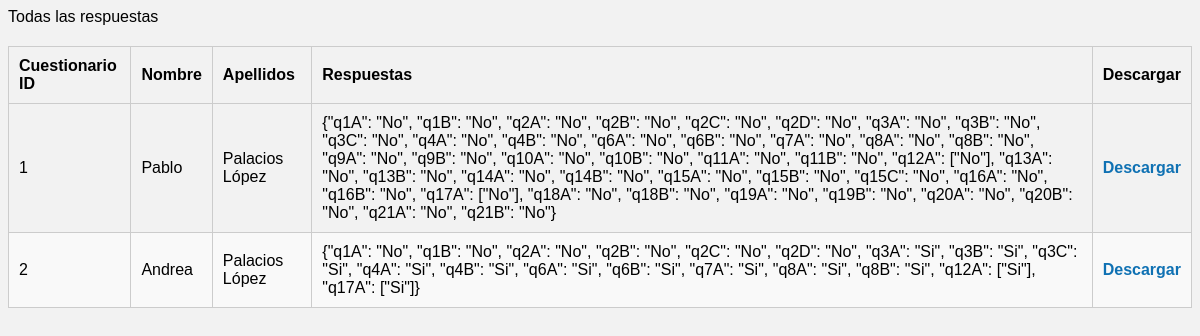
/list, run on an earlier commit of the app's database.
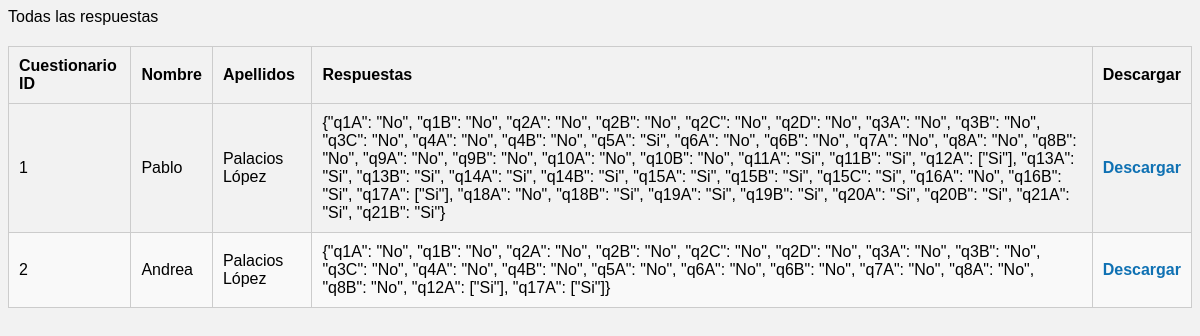
And on a later commit of the database.
### tables this page shows
CREATE TABLE Cuestionario(

    id INTEGER PRIMARY KEY, 
    nombre CHAR(30) NOT NULL,
    apellidos CHAR(30) NOT NULL,
    id_respuestas int  NOT NULL,

    FOREIGN KEY (id_respuestas) REFERENCES Respuestas(id)


);

CREATE TABLE Respuestas(

    id INTEGER PRIMARY KEY,
    respuestas_json VARCHAR2 (23767)
);

### app.py (the view)
@app.route('/list')
def list():
    con = sqlite3.connect('c:/Users/VORPC/Desktop/app - copia/database/cuestionarios.db')
    con.row_factory = sqlite3.Row
    cur = con.cursor()
    cur.execute('SELECT * FROM Cuestionario INNER JOIN Respuestas ON Cuestionario.id_respuestas = Respuestas.id')
    rows = cur.fetchall()
    con.close()
    return render_template("list.html", rows=rows)

### templates/list.html (shortened to what this page needs)
{% block content %}
<link rel="stylesheet" type="text/css" href="{{ url_for('static', filename='index.css') }}">
        <table border="1px" class="table-style">
            <thead>
                <td><strong>Cuestionario ID</strong></td>
                <td><strong>Nombre</strong></td>
                <td><strong>Apellidos</strong></td>
                <td><strong>Respuestas</strong></td>
                <td><strong>Descargar</strong></td>
            </thead>
            {% for row in rows %}
            <tr>
                <td>{{ row["id"] }}</td>
                <td>{{ row["nombre"] }}</td>
                <td>{{ row["apellidos"] }}</td>
                <td>{{ row["respuestas_json"] }}</td>
                <td><a class="download-link" href="{{ url_for('generar_docxFromDatabase', usuario=row['id']) }}" target="_blank">Descargar</a></td>
            </tr>
            {% endfor %}
        </table>
{% endblock %}

### static/index.css (style rules this page uses)
a { text-decoration: none; color: #0077b6; font-weight: bold; }
.table-style { width: 100%; border-collapse: collapse; margin-top: 20px; }
.table-style th, .table-style td { padding: 10px; text-align: left; border: 1px solid #ccc; }
.table-style tr:nth-child(even) { background-color: #f9f9f9; }
.download-link { color: #0f71b3; text-decoration: none; }

What changed in the data, as far as the page shows it:
changed through a linked row, Cuestionario "Pablo": respuestas_json "…\"q4A\": \"No\", \"q4B\": \"No\", \"q6A\": \"No\", \"q6B\": \"No\", \"q7A\": \"No\", \"q8A\": \"No\", \"q8B\": \"No\", \"q9A\": \"No\", \"q9B\": \"No\", \"q10A\": \"No\", \"q10B\": \"No\", \"q11A\": \"No\", \"q11B\": \"No\", \"q12A\": [\"No\"], \"q13A\": \"No\", \"q13B\": \"No\", \"q14A\": \"No\", \"q14B\": \"No\", \"q15A\": \"No\", \"q15B\": \"No\", \"q15C\": \"No\", \"q16A\": \"No\", \"q16B\": \"No\", \"q17A\": [\"No\"], \"q18A\": \"No\", \"q18B\": \"No\", \"q19A\": \"No\", \"q19B\": \"No\", \"q20A\": \"No\", \"q20B\": \"No\", \"q21A\": \"No\", \"q21B\": \"No\"}" → "…\"q4A\": \"No\", \"q4B\": \"No\", \"q5A\": \"Si\", \"q6A\": \"No\", \"q6B\": \"No\", \"q7A\": \"No\", \"q8A\": \"No\", \"q8B\": \"No\", \"q9A\": \"No\", \"q9B\": \"No\", \"q10A\": \"No\", \"q10B\": \"No\", \"q11A\": \"Si\", \"q11B\": \"Si\", \"q12A\": [\"Si\"], \"q13A\": \"Si\", \"q13B\": \"Si\", \"q14A\": \"Si\", \"q14B\": \"Si\", \"q15A\": \"Si\", \"q15B\": \"Si\", \"q15C\": \"Si\", \"q16A\": \"No\", \"q16B\": \"Si\", \"q17A\": [\"Si\"], \"q18A\": \"No\", \"q18B\": \"Si\", \"q19A\": \"Si\", \"q19B\": \"Si\", \"q20A\": \"Si\", \"q20B\": \"Si\", \"q21A\": \"Si\", \"q21B\": \"Si\"}"
changed through a linked row, Cuestionario "Andrea": respuestas_json "…\"No\", \"q2D\": \"No\", \"q3A\": \"Si\", \"q3B\": \"Si\", \"q3C\": \"Si\", \"q4A\": \"Si\", \"q4B\": \"Si\", \"q6A\": \"Si\", \"q6B\": \"Si\", \"q7A\": \"Si\", \"q8A\": \"Si\", \"q8B\": \"Si\", \"q12A\": [\"Si\"], \"q17A\": [\"Si\"]}" → "…\"No\", \"q2D\": \"No\", \"q3A\": \"No\", \"q3B\": \"No\", \"q3C\": \"No\", \"q4A\": \"No\", \"q4B\": \"No\", \"q5A\": \"No\", \"q6A\": \"No\", \"q6B\": \"No\", \"q7A\": \"No\", \"q8A\": \"No\", \"q8B\": \"No\", \"q12A\": [\"Si\"], \"q17A\": [\"Si\"]}"
